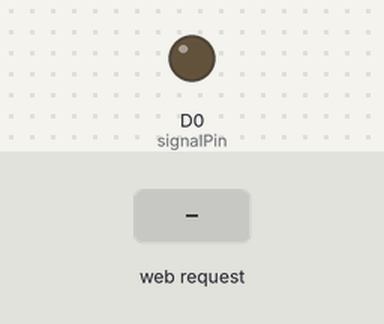
The sketch below on a simulated ESP8266 (NodeMCU). Shown: output pins drawn as LEDs (lit = HIGH). Inputs (shaded band) come from the test bench. WiFi joins after 1.5 s; servers stay silent unless stated; what the sketch prints to the serial monitor is not drawn.

Above: at 2.7 s.
2.8 s: HTTP request GET /off received
At 3.3 s:
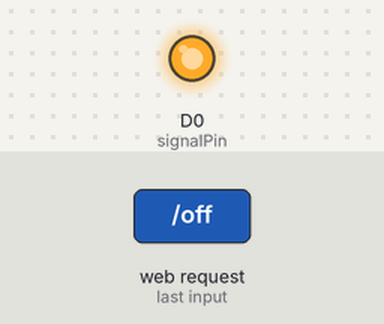
5.8 s: HTTP request GET /on received
At 6.8 s:
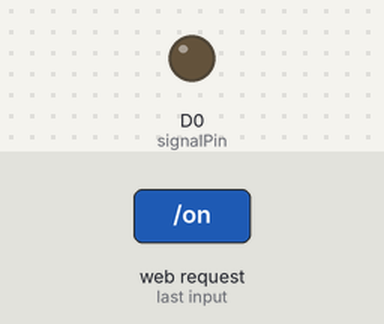
Timing chart, 0 to 8.8 s (numbered marks = the images above; inputs shaded):
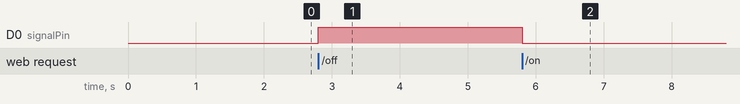

Measured:
- after the input at 2.8 s, D0 (signalPin): LOW → HIGH at once
- after the input at 5.8 s, D0 (signalPin): HIGH → LOW at once

The sketch:

nodemcu_read_from_arduino.ino
```cpp
#include <SoftwareSerial.h>
#include <ESP8266WiFi.h>

const char* ssid = "";
const char* password = "";

WiFiServer server(80);

SoftwareSerial mySerial(D2, D1); // RX, TX

float value1, value2, value3, value4, value5;
char* strtokIndex;

const int signalPin = D0; // Digital 0

void setup() {
  Serial.begin(9600);
  mySerial.begin(9600);

  pinMode(signalPin, OUTPUT);
  digitalWrite(signalPin, LOW); // Start with the pin on

  delay(10);

  // Connect to WiFi network
  Serial.println();
  Serial.println();
  Serial.print("Connecting to ");
  Serial.println(ssid);

  WiFi.begin(ssid, password);

  while (WiFi.status() != WL_CONNECTED) {
    delay(500);
    Serial.print(".");
  }
  Serial.println("");
  Serial.println("WiFi connected");

  // Start the server
  server.begin();
  Serial.println("Server started");

  // Print the IP address
  Serial.print("Use this URL to connect: ");
  Serial.print("http://");
  Serial.print(WiFi.localIP());
  Serial.println("/");
}

void readSerialData() {
  if (mySerial.available() > 0) {
    String message = mySerial.readStringUntil('\n');
    Serial.print("Received from Arduino: ");
    Serial.println(message);

    char messageBuffer[message.length() + 1];
    message.toCharArray(messageBuffer, sizeof(messageBuffer));

    strtokIndex = strtok(messageBuffer, ",");
    if (strtokIndex != NULL) value1 = atof(strtokIndex);

    strtokIndex = strtok(NULL, ",");
    if (strtokIndex != NULL) value2 = atof(strtokIndex);

    strtokIndex = strtok(NULL, ",");
    if (strtokIndex != NULL) value3 = atof(strtokIndex);

    strtokIndex = strtok(NULL, ",");
    if (strtokIndex != NULL) value4 = atof(strtokIndex);

    strtokIndex = strtok(NULL, ",");
    if (strtokIndex != NULL) value5 = atof(strtokIndex);
  }
}

void handleClientRequest() {
  WiFiClient client = server.available();
  if (client) {
    Serial.println("New client");
    String currentLine = "";
    while (client.connected()) {
      if (client.available()) {
        char c = client.read();
        if (c == '\n') {

          // --- CHECK FOR ON/OFF COMMANDS ---
          if (currentLine.startsWith("GET /on")) {
            digitalWrite(signalPin, LOW);
            Serial.println("Pin 0 command: ON");
          } else if (currentLine.startsWith("GET /off")) {
            digitalWrite(signalPin, HIGH);
            Serial.println("Pin 0 command: OFF");
          }

          if (currentLine.length() == 0) {
            client.println("HTTP/1.1 200 OK");
            client.println("Content-Type: text/html");
            client.println("Connection: close");
            client.println();

            client.println("<!DOCTYPE HTML>");
            client.println("<html>");
            client.println("<head>");
            client.println("<meta name='viewport' content='width=device-width, initial-scale=1'>");

            // --- 1. ADD CSS FOR THE STATUS CIRCLE ---
            client.println("<style>");
            client.println("html, body { font-family: Arial, sans-serif; background-color: #f0f2f5; margin: 0; padding: 20px; text-align: center; }");
            client.println(".card { background: #fff; padding: 25px 35px; border-radius: 15px; box-shadow: 0 4px 12px rgba(0,0,0,0.1); display: inline-block; margin-bottom: 20px; }");
            client.println(".data-item { font-size: 1.2em; color: #333; margin: 12px 0; text-align: left;}");
            client.println(".data-item span { font-weight: bold; color: #0056b3; }");
            client.println("h2 { color: #333; margin-top: 0; display: inline-block; vertical-align: middle; }"); // Adjusted h2 for alignment
            client.println("a { text-decoration: none; }");
            client.println(".button { display: inline-block; background-color: #007bff; color: white; padding: 12px 24px; border: none; border-radius: 5px; font-size: 1em; cursor: pointer; margin: 5px; }");
            client.println(".button-on { background-color: #28a745; }");
            client.println(".button-off { background-color: #dc3545; }");
            client.println(".status-circle { height: 18px; width: 18px; border-radius: 50%; display: inline-block; margin-left: 10px; vertical-align: middle; }");
            client.println(".status-on { background-color: #28a745; }"); // Green for ON
            client.println(".status-off { background-color: #dc3545; }"); // Gray for OFF
            client.println("</style>");

            client.println("</head>");
            client.println("<body>");

            // Sensor Data Card
            client.println("<div class='card'>");
            client.println("<h2>Arduino Sensor Data</h2>");
            client.print("<p class='data-item'>Voltage: <span>");
            client.print(value1, 2);
            client.println(" V</span></p>");
            client.print("<p class='data-item'>Humidity (Ambient): <span>");
            client.print(value2, 2);
            client.println(" %</span></p>");
            client.print("<p class='data-item'>Temp (Ambient): <span>");
            client.print(value3, 2);
            client.println(" &deg;F</span></p>");
            client.print("<p class='data-item'>Temp (Miner): <span>");
            client.print(value4, 2);
            client.println(" &deg;F</span></p>");
            client.print("<p class='data-item'>Temp (Inverter): <span>");
            client.print(value5, 2);
            client.println(" &deg;F</span></p>");
            client.println("<button class='button' onclick=\"window.location.href='/';\">Refresh Data</button>");
            client.println("</div><br>");

            // --- 2. ADD LOGIC TO DISPLAY THE STATUS CIRCLE ---
            client.println("<div class='card'>");
            client.print("<h2>Inverter Control</h2>");

            // Check pin state and print the correct color class
            if (digitalRead(signalPin) == HIGH) {
              client.println("<span class='status-circle status-off'></span>");
            } else {
              client.println("<span class='status-circle status-on'></span>");
            }

            client.println("<br>"); // Add a line break for spacing
            client.println("<a href='/on'><button class='button button-on'>ON</button></a>");
            client.println("<a href='/off'><button class='button button-off'>OFF</button></a>");
            client.println("</div>");

            client.println("</body>");
            client.println("</html>");

            client.println();
            break;
          } else {
            currentLine = "";
          }
        } else if (c != '\r') {
          currentLine += c;
        }
      }
    }
    delay(1);
    client.stop();
    Serial.println("Client disconnected.");
  }
}

void loop() {
  readSerialData();
  handleClientRequest();
}
```
